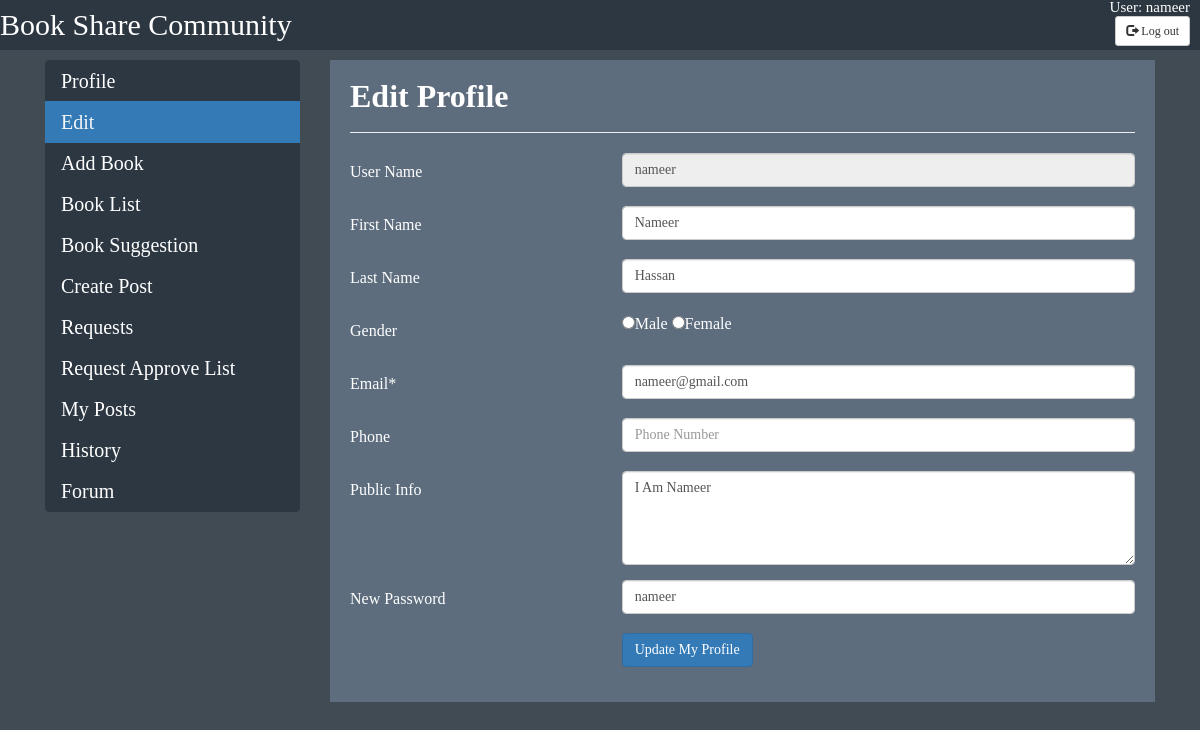
The page /client/profile/profile_edit.php (signed in) on the database its author committed.
### tables this page shows
CREATE TABLE `users` (
  `id` int(25) NOT NULL,
  `first_name` varchar(50) NOT NULL,
  `last_name` varchar(50) NOT NULL,
  `gender` int(1) NOT NULL,
  `username` varchar(100) NOT NULL,
  `password` varchar(20) NOT NULL,
  `email` varchar(100) NOT NULL,
  `phone` char(11) NOT NULL,
  `public_info` text NOT NULL,
  `user_level` int(1) NOT NULL DEFAULT '1',
  `rating` varchar(25) NOT NULL
);

### client/profile/profile_edit.php (the view, shortened to what this page needs)
<?php
$id=$_SESSION['id'];
$connect = mysqli_connect( "localhost", "root", "", "book_share_community" );
$query ="Select * from users where id=$id";
$result = mysqli_query( $connect, $query );
if ( mysqli_num_rows( $result ) > 0 ) {
		while ( $row = mysqli_fetch_array( $result ) ) {
			$first_name = $row[ 'first_name' ];
			$last_name = $row[ 'last_name' ];
			$gender = $row[ 'gender' ];
			$email = $row[ 'email' ];
			$phone = $row[ 'phone' ];
			$public_info = $row[ 'public_info' ];
			$username = $row[ 'username' ];
			$pass = $row[ 'password' ];
		}
}
else {
		echo "ERROR";
	}
?>
<!doctype html>
<html>
<head>
	<link href="//maxcdn.bootstrapcdn.com/bootstrap/4.1.1/css/bootstrap.min.css" rel="stylesheet" id="bootstrap-css">
	<link rel="stylesheet" href="https://maxcdn.bootstrapcdn.com/bootstrap/3.3.7/css/bootstrap.min.css">
	<link rel="stylesheet" href="../../css/user.css">
</head>
<body>
	<div class="header">
		<div class="logo">
			<ul>
				<li id="logo">Book Share Community </li>
				<li id="user">User:
					<?php echo $_SESSION['u_id'];?>
				</li><br>
				<form action="profile_edit.php" method="post">
				<li id="button"><button  name="logout" type="submit" class="btn btn-default btn-sm">
          <span class="glyphicon glyphicon-log-out"></span> Log out
        </button>
				</li>
				</form>
			</ul>
		</div>
	</div>
	<div class="container">
		<div class="row">
			<div class="col-md-3 ">
				<div class="list-group ">
					<a href="profile.php" class="list-group-item list-group-item-action ">Profile</a>
					<a href="#" class="list-group-item list-group-item-action active">Edit</a>
					<a href="../book/client_book_add.php" class="list-group-item list-group-item-action">Add Book</a>
					<a href="../book/client_book_list.php" class="list-group-item list-group-item-action">Book List</a>
					<a href="../book/book_suggestion.php" class="list-group-item list-group-item-action">Book Suggestion</a>
					<a href="../others/create_post.php" class="list-group-item list-group-item-action">Create Post</a>
					<a href="../requests/requests.php" class="list-group-item list-group-item-action ">Requests</a>
					<a href="../requests/approve_list.php" class="list-group-item list-group-item-action">Request Approve List</a>
					<a href="../others/my_posts.php" class="list-group-item list-group-item-action">My Posts</a>
					<a href="../requests/history.php" class="list-group-item list-group-item-action">History</a>
					<a href="../others/forum.php" class="list-group-item list-group-item-action">Forum</a>
				</div>
			</div>
			<div class="col-md-9">
				<div class="card">
					<div class="card-body">
						<div class="row">
							<div class="col-md-12">
								<h4>Edit Profile </h4>
								<hr>
							</div>
						</div>
						<div class="row">
							<div class="col-md-12">
								<form action="profile_edit.php" method="post">
									<div class="form-group row">
										<label for="username" class="col-4 col-form-label">User Name</label>
										<div class="col-8">
											<input id="username" name="username" placeholder="Username" class="form-control here" type="text" disabled="disabled" value="<?php echo $username;?>">
										</div>
									</div>
									<div class="form-group row">
										<label for="name" class="col-4 col-form-label">First Name</label>
										<div class="col-8">
											<input id="name" name="firstname" placeholder="First Name" class="form-control here" type="text" value="<?php echo $first_name;?>">
										</div>
									</div>
									<div class="form-group row">
										<label for="lastname" class="col-4 col-form-label">Last Name</label>
										<div class="col-8">
											<input id="lastname" name="lastname" placeholder="Last Name" class="form-control here" type="text" value="<?php echo $last_name;?>">
										</div>
									</div>
									<div class="form-group row">
										<label for="gender" class="col-4 col-form-label">Gender</label>
										<div class="col-8">
                 <input name="gender" id="input-gender-male" value="1" type="radio"<?php if ($gender == 1): ?> checked = "checked"<?php endif; ?>/>Male
                 <input name="gender" id="input-gender-female" value="2" type="radio"<?php if ($gender == 2): ?> checked = "checked"<?php endif; ?> />Female
										</div>
									</div>
									<div class="form-group row">
										<label for="email" class="col-4 col-form-label">Email*</label>
										<div class="col-8">
											<input id="email" name="email" placeholder="Email" class="form-control here" required="required" type="text" value="<?php echo $email;?>">
										</div>
									</div>
							<div class="form-group row">
										<label for="phone" class="col-4 col-form-label">Phone</label>
										<div class="col-8">
											<input id="phone" name="phone" placeholder="Phone Number" class="form-control here" type="text" value="<?php echo $phone;?>">
										</div>
									</div>
									<div class="form-group row">
										<label for="publicinfo" class="col-4 col-form-label">Public Info</label>
										<div class="col-8">
											<textarea id="publicinfo" name="publicinfo" cols="40" rows="4" class="form-control"><?php echo htmlspecialchars($public_info);?></textarea>
										</div>
									</div>
									<div class="form-group row">
										<label for="newpass" class="col-4 col-form-label">New Password</label>
										<div class="col-8">
											<input id="newpass" name="newpass" placeholder="New Password" class="form-control here" type="text" value="<?php echo $pass;?>">
										</div>
									</div>
									<div class="form-group row">
										<div class="offset-4 col-8">
											<button name="submit" type="submit" class="btn btn-primary">Update My Profile</button>
										</div>
									</div>
								</form>
							</div>
						</div>
					</div>
				</div>
			</div>
		</div>
	</div>
</body>
</html>

### css/user.css (style rules this page uses)
html,body,div,span,applet,object,iframe,h1,h2,h3,h4,h5,h6,p,blockquote,pre,a,abbr,acronym,address,big,cite,code,del,dfn,em,img,ins,kbd,q,s,samp,small,strike,strong,sub,sup,tt,var,b,u,i,center,dl,dt,dd,ol,ul,li,fieldset,form,label,legend,table,caption,tbody,tfoot,thead,tr,th,td,article,aside,canvas,details,embed,figure,figcaption,footer,header,hgroup,menu,nav,output,ruby,section,summary,time,mark,audio,video { margin: 0; padding: 0; border: 0; font-size: 100%; font: inherit; vertical-align: baseline; }
body { line-height: 1; }
ol,ul { list-style: none; }
body { background-color: #414B54; font-family: Baskerville, "Palatino Linotype", Palatino, "Century Schoolbook L", "Times New Roman", "serif"; }
.header { height:50px; background-color: #2c3742; margin-bottom: 10px; }
.header ul { text-decoration: none; color: white; }
.header ul li { float:left; }
#logo { font-size:30px; margin:0px; padding:10px 0px; color:#fff; }
#user,#button { float:right; margin-right: 10px; font-size: 15px; }
.list-group-item { background-color:#2c3742; font-size: 20px; border-color: #2c3742; }
a.list-group-item, button.list-group-item { color:#FFFFFF; }
.list-group-item.active, .list-group-item.active:focus, .list-group-item.active:hover { color:whitesmoke; border-color: #337ab7; font-size: 20px; }
.card-body { background-color:#5d6d7e; color: white; border-color:#2c3742; }
button, input, select, textarea { color: black; }
.card { border:none; }
a { color:chartreuse; }
h4 { color:white; font-weight: bold; font-size: 32px; }

### rows shown on the page
users: username "nameer", firstname "Nameer", lastname "Hassan", email "nameer@gmail.com", publicinfo "I Am Nameer", newpass "nameer"

### other values the page prints
$_SESSION['u_id'] "nameer"
